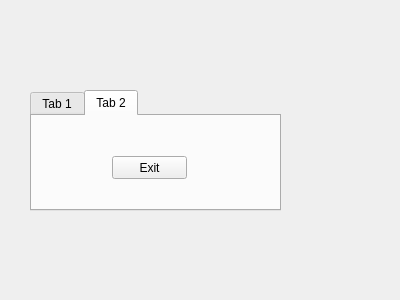
<?xml version="1.0" encoding="UTF-8"?>
<ui version="4.0">
 <class>Form</class>
 <widget class="QWidget" name="Form">
  <property name="geometry">
   <rect>
    <x>0</x>
    <y>0</y>
    <width>400</width>
    <height>300</height>
   </rect>
  </property>
  <property name="windowTitle">
   <string>Form</string>
  </property>
  <widget class="QTabWidget" name="tabWidget">
   <property name="geometry">
    <rect>
     <x>30</x>
     <y>90</y>
     <width>251</width>
     <height>121</height>
    </rect>
   </property>
   <property name="currentIndex">
    <number>1</number>
   </property>
   <widget class="QWidget" name="tab">
    <attribute name="title">
     <string>Tab 1</string>
    </attribute>
    <widget class="QPushButton" name="pushButton">
     <property name="geometry">
      <rect>
       <x>80</x>
       <y>40</y>
       <width>75</width>
       <height>23</height>
      </rect>
     </property>
     <property name="text">
      <string>Hello</string>
     </property>
    </widget>
   </widget>
   <widget class="QWidget" name="tab_2">
    <attribute name="title">
     <string>Tab 2</string>
    </attribute>
    <widget class="QPushButton" name="pushButton_2">
     <property name="geometry">
      <rect>
       <x>80</x>
       <y>40</y>
       <width>75</width>
       <height>23</height>
      </rect>
     </property>
     <property name="text">
      <string>Exit</string>
     </property>
    </widget>
   </widget>
  </widget>
 </widget>
 <resources/>
 <connections/>
</ui>
